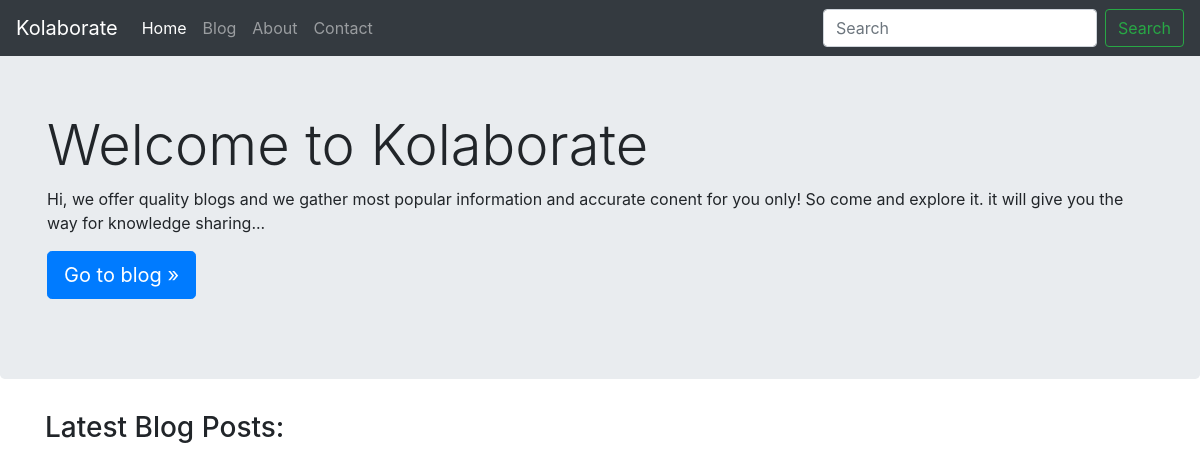
Before: / with the older database file.
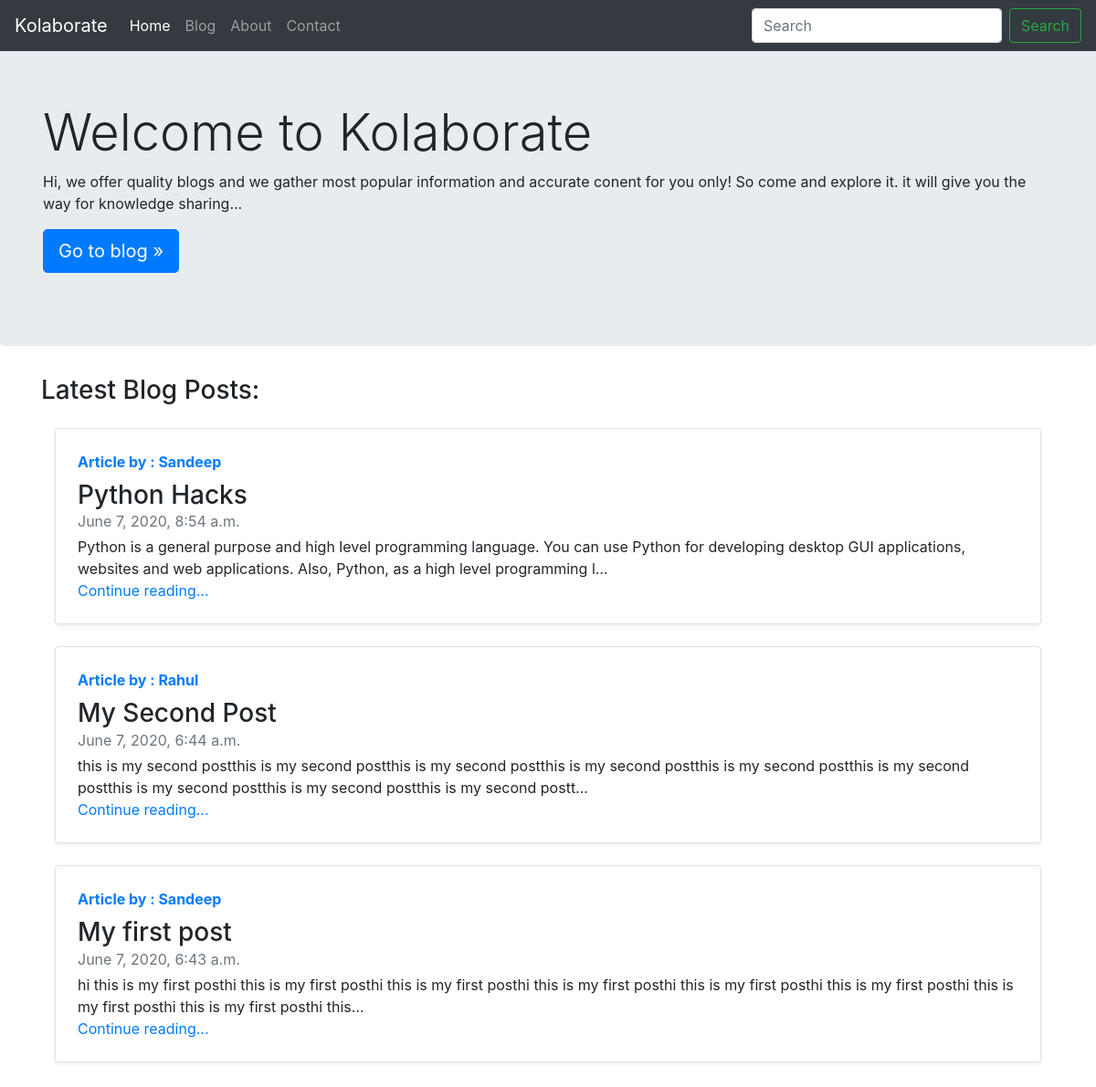
After: the same page with the newer database file.
### blog/models.py (models this page shows, shortened)
class Post(models.Model):
    sno = models.AutoField(primary_key=True)
    title = models.CharField(max_length=300)
    content = models.TextField()
    author = models.CharField(max_length=50)
    slug = models.CharField(max_length=150)
    timeStamp = models.DateTimeField(blank=True)

### home/views.py (the view)
# urls.py: 2. Add a URL to urlpatterns:  path('', views.home, name='home')
def home(request):
    newPosts = Post.objects.order_by('-timeStamp')[:5]
    context = {'newPosts':newPosts}
    return render(request,'home/home.html',context)

### templates/home/home.html (shortened to what this page needs)
{% extends 'base.html' %}
{% block homeActive %} active {% endblock homeActive %}
{% block body %}
<div class="container-fluid my-4 py-4 mx-0 px-0">
    <div class="jumbotron">
        <div class="container">
            <h4 class="display-4">Welcome to Kolaborate</h4>
            <p>Hi, we offer quality blogs and we gather most popular information and accurate conent for you only! So
                come and explore it. it will give you the way for knowledge sharing...</p>
            <p><a class="btn btn-primary btn-lg" href="/blog" role="button">Go to blog »</a></p>
        </div>
    </div>
    <div class="container">
        <h3>Latest Blog Posts:</h3>
        {% for post in newPosts %}
            <div class="col-md-12 my-4">
                <div
                    class="row no-gutters border rounded overflow-hidden flex-md-row mb-4 shadow-sm h-md-250 position-relative">
                    <div class="col p-4 d-flex flex-column position-static">
                        <strong class="d-inline-block mb-2 text-primary">Article by : {{post.author}}</strong>
                        <h3 class="mb-0">{{post.title}}</h3>
                        <div class="mb-1 text-muted">{{post.timeStamp}}</div>
                        <p class="card-text mb-auto">{{post.content | truncatechars:200}}</p>
                        <a href="/blog/{{post.slug}}" class="stretched-link">Continue reading...</a>
                    </div>
                </div>
            </div>
        {% endfor %}
    </div>
</div>
{% endblock body %}

### templates/base.html (shortened to what this page needs)
<!doctype html>
<html lang="en">
<head>
    <link rel="stylesheet" href="https://stackpath.bootstrapcdn.com/bootstrap/4.5.0/css/bootstrap.min.css"
>
</head>
<body>
    <nav class="navbar fixed-top navbar-expand-lg navbar-dark bg-dark">
        <a class="navbar-brand" href="/">Kolaborate</a>
        <div class="collapse navbar-collapse" id="navbarSupportedContent">
            <ul class="navbar-nav mr-auto">
                <li class="nav-item {% block  homeActive %}{% endblock homeActive %}">
                    <a class="nav-link" href="/">Home</a>
                </li>
                <li class="nav-item {% block  blogActive %}{% endblock blogActive %}">
                    <a class="nav-link" href="/blog">Blog</a>
                </li>
                <li class="nav-item {% block  aboutActive %}{% endblock aboutActive %}">
                    <a class="nav-link" href="/about">About</a>
                </li>
                <li class="nav-item {% block  contactActive %}{% endblock contactActive %}">
                    <a class="nav-link" href="/contact">Contact</a>
                </li>
            </ul>
            <form class="form-inline my-2 my-lg-0" method="get" action="/search">
                <input class="form-control mr-sm-2" type="search" placeholder="Search" aria-label="Search" name="query" id="query">
                <button class="btn btn-outline-success my-2 my-sm-0" type="submit">Search</button>
            </form>
        </div>
    </nav>
    {% block body %}{% endblock body %}
</body>
</html>

Changed rows visible on the page:
added Post: author "Sandeep", title "Python Hacks", timeStamp "June 7, 2020, 8:54 a.m.", content "Python is a general purpose and high level programming language. You can use Python for developing desktop GUI applications, websites and web applications. Also, Python, as a high level programming l…"
added Post: author "Rahul", title "My Second Post", timeStamp "June 7, 2020, 6:44 a.m.", content "this is my second postthis is my second postthis is my second postthis is my second postthis is my second postthis is my second postthis is my second postthis is my second postthis is my second postt…"
added Post: author "Sandeep", title "My first post", timeStamp "June 7, 2020, 6:43 a.m.", content "hi this is my first posthi this is my first posthi this is my first posthi this is my first posthi this is my first posthi this is my first posthi this is my first posthi this is my first posthi this…"
